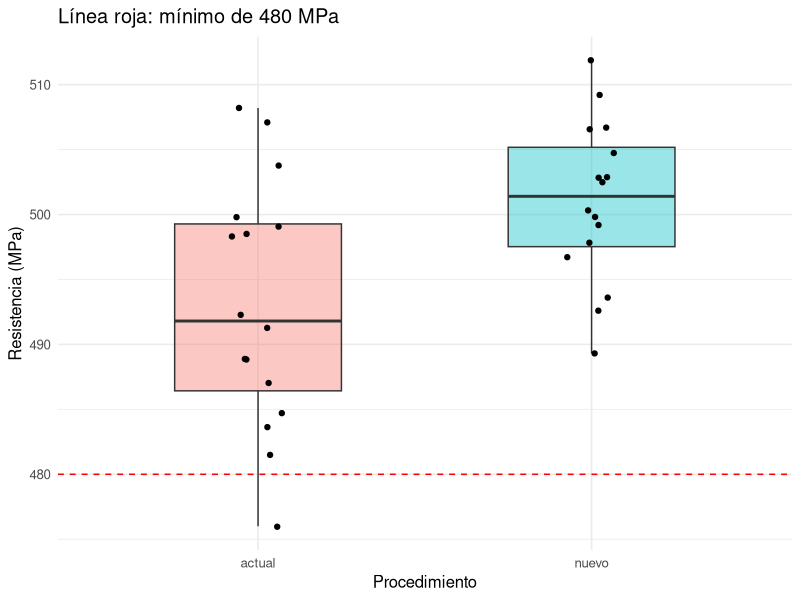
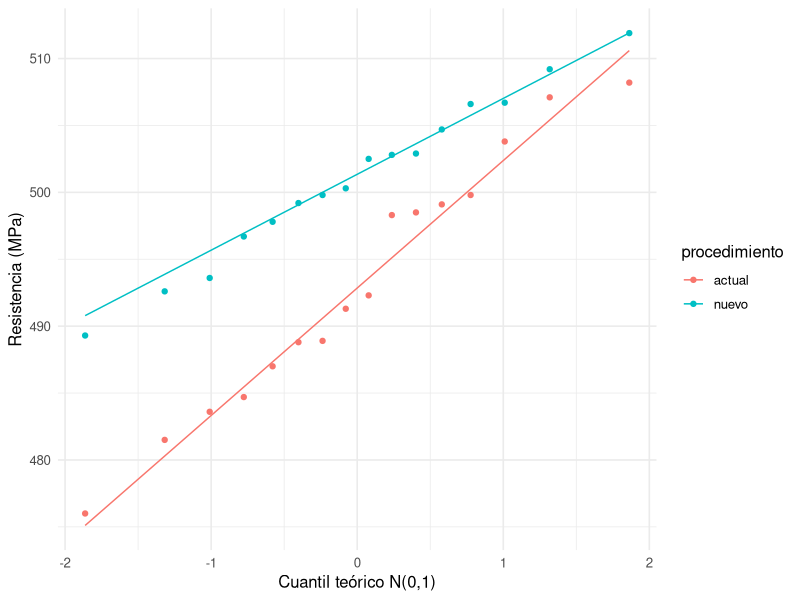

The R source for these figures, in order:
## ---- chunk 1
knitr::opts_chunk$set(echo = TRUE, message = FALSE, warning = FALSE,
                      fig.width = 7, fig.height = 4, fig.align = "center")
## ---- chunk 2
library(tidyverse)
library(knitr)
library(car)
theme_set(theme_minimal(base_size = 12))
## ---- chunk 3
sold <- read_csv("../datos/soldadura-procedimientos.csv")
actual <- sold |> filter(procedimiento == "actual") |> pull(resistencia_mpa)
nuevo  <- sold |> filter(procedimiento == "nuevo")  |> pull(resistencia_mpa)
## ---- chunk 4
sold |>
  group_by(procedimiento) |>
  summarise(n = n(), media = mean(resistencia_mpa), mediana = median(resistencia_mpa),
            s = sd(resistencia_mpa), min = min(resistencia_mpa), max = max(resistencia_mpa),
            shapiro_p = shapiro.test(resistencia_mpa)$p.value) |>
  kable(digits = 3)

ggplot(sold, aes(procedimiento, resistencia_mpa, fill = procedimiento)) +
  geom_boxplot(alpha = 0.4, width = 0.5, outlier.shape = NA, show.legend = FALSE) +
  geom_jitter(width = 0.08, show.legend = FALSE) +
  geom_hline(yintercept = 480, colour = "red", linetype = 2) +
  labs(x = "Procedimiento", y = "Resistencia (MPa)", title = "Línea roja: mínimo de 480 MPa")

ggplot(sold, aes(sample = resistencia_mpa, colour = procedimiento)) +
  geom_qq() + geom_qq_line() +
  labs(x = "Cuantil teórico N(0,1)", y = "Resistencia (MPa)")
## ---- chunk 5
t.test(actual, mu = 480, alternative = "greater")
t.test(nuevo,  mu = 480, alternative = "greater")
## ---- chunk 6
tibble(procedimiento = c("actual", "nuevo"),
       media = c(mean(actual), mean(nuevo)),
       s = c(sd(actual), sd(nuevo))) |>
  mutate(fraccion_bajo_480 = pnorm(480, media, s),
         uniones_por_mil = round(1000 * fraccion_bajo_480, 1)) |>
  kable(digits = 4)
## ---- chunk 7
var.test(actual, nuevo)
leveneTest(resistencia_mpa ~ factor(procedimiento), data = sold)
## ---- chunk 8
t.test(nuevo, actual, alternative = "greater")   # Welch: no supone varianzas iguales
## ---- chunk 9
s_comb <- sqrt((var(actual) + var(nuevo)) / 2)          # desviación combinada (n iguales)
power.t.test(n = 16, delta = 5, sd = s_comb, alternative = "one.sided")
ceiling(power.t.test(power = 0.90, delta = 5, sd = s_comb, alternative = "one.sided")$n)
## ---- chunk 10
ph <- read_csv("../datos/ph-medidores.csv") |>
  mutate(diferencia = ph_planta - ph_laboratorio)   # sesgo de cada lote
kable(ph, digits = 2)
## ---- chunk 11
# Pista 1 — pasar las dos columnas de pH a formato largo y graficar:
# ph |>
#   pivot_longer(c(ph_laboratorio, ph_planta), names_to = "medidor", values_to = "valor_ph") |>
#   ggplot(aes(x = medidor, y = valor_ph, group = lote)) +
#   geom_line(colour = "grey60") + geom_point(size = 2) +
#   labs(x = NULL, y = "pH", title = "Cada línea es un lote")

# Pista 2 — resumen de las diferencias:
# c(n = nrow(ph), media = mean(ph$___), s = sd(ph$___))

## ---- chunk 12
# Pista — gráfico Q-Q y prueba de Shapiro-Wilk de la diferencia:
# ggplot(ph, aes(sample = ___)) + geom_qq() + geom_qq_line(colour = "red")
# shapiro.test(ph$___)

## ---- chunk 13
# Pista — prueba t pareada (el orden importa: planta menos laboratorio):
# prueba_par <- t.test(ph$___, ph$___, paired = ___)
# prueba_par

## ---- chunk 14
# Pista — extraer el IC de la prueba anterior y compararlo con 0.10:
# prueba_par$conf.int
# prueba_par$conf.int[2] <= 0.10    # ¿la cota superior queda dentro del límite?

## ---- chunk 15
# Pista — misma prueba pero SIN emparejar (es el análisis incorrecto):
# t.test(ph$___, ph$___)
